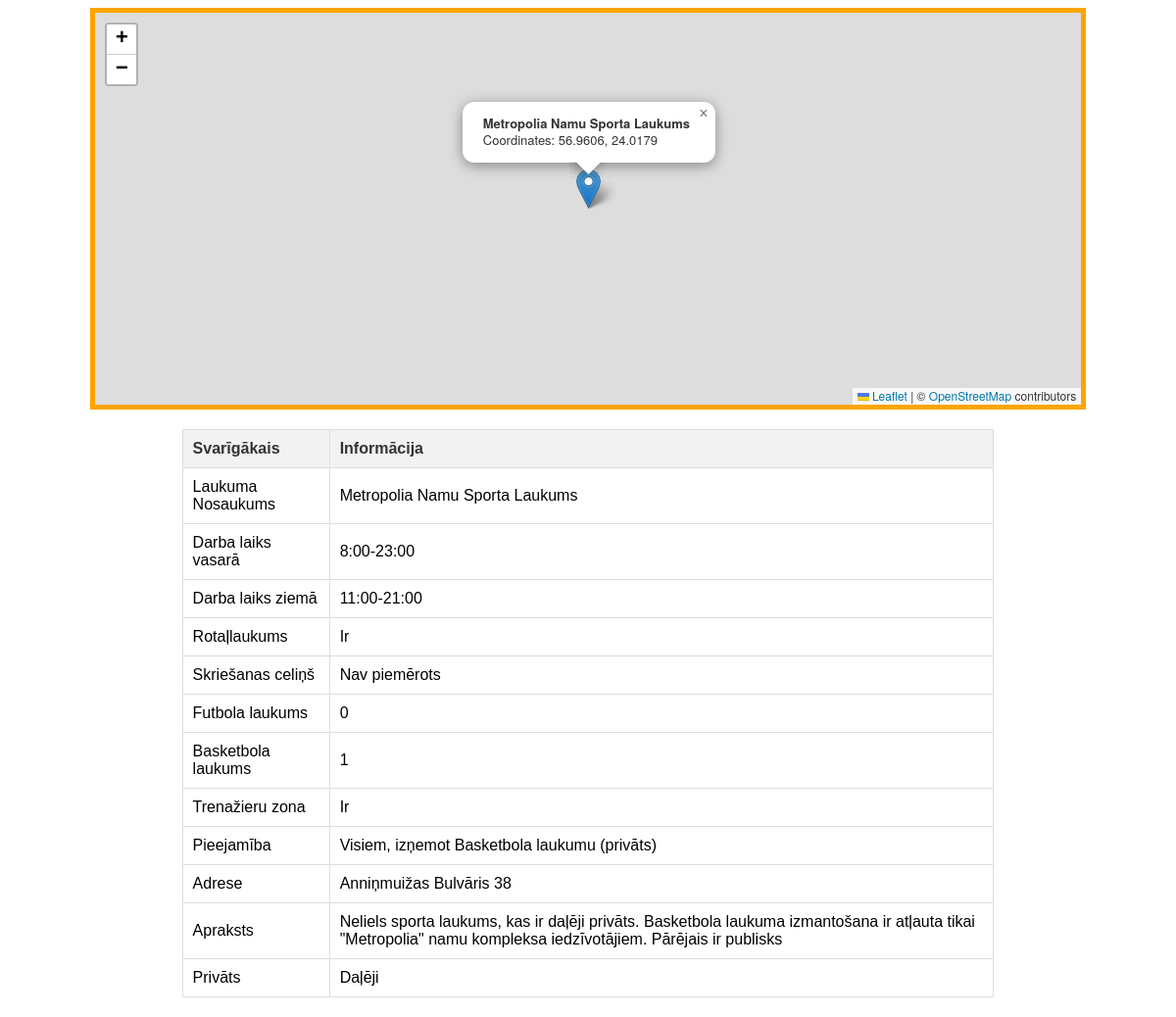
The page /apraksts.php?id_laukums=4 on the database its author committed.
### tables this page shows
CREATE TABLE `sporta_laukums` (
  `id_laukums` int(11) NOT NULL,
  `id_mikrorajons` int(54) NOT NULL,
  `sp_nosaukums` text DEFAULT NULL,
  `longitude` decimal(10,4) DEFAULT NULL,
  `latitude` decimal(10,4) DEFAULT NULL,
  `dl_vasara` varchar(255) DEFAULT NULL,
  `dl_ziema` varchar(255) DEFAULT NULL,
  `rotallaukums` varchar(255) DEFAULT NULL,
  `skriesana` varchar(255) DEFAULT NULL,
  `futbols` int(11) DEFAULT NULL,
  `basketbols` int(11) DEFAULT NULL,
  `tr_zona` varchar(255) DEFAULT NULL,
  `pieejams` varchar(255) DEFAULT NULL,
  `adrese` varchar(255) DEFAULT NULL,
  `apraksts` varchar(255) DEFAULT NULL,
  `privats` varchar(255) DEFAULT NULL,
  `zona_` int(11) DEFAULT NULL
);

### htdocs/apraksts.php (the view, shortened to what this page needs)
<!DOCTYPE html>
<html lang="en">
<head>
    <link rel="stylesheet" href="https://unpkg.com/leaflet@1.7.1/dist/leaflet.css" />
</head>
<body>
    <div id="map"></div>
    <?php
    include("config/db.php");
    if (isset($_GET['id_laukums'])) {
        $selectedId = mysqli_real_escape_string($conn, $_GET['id_laukums']);
        $sql = "SELECT sp_nosaukums, dl_vasara, dl_ziema, rotallaukums, skriesana, futbols, basketbols, tr_zona, pieejams, adrese, apraksts, privats
                FROM sporta_laukums
                WHERE id_laukums = '$selectedId'";
        $result = $conn->query($sql);
        if ($result->num_rows == 1) {
            echo "<table>";
            echo "<tr>";
            echo "<th>Svarīgākais</th><th>Informācija</th>";
            echo "</tr>";
            $row = $result->fetch_assoc();
            $attributeNames = array(
                'sp_nosaukums' => 'Laukuma Nosaukums',
                'dl_vasara' => 'Darba laiks vasarā',
                'dl_ziema' => 'Darba laiks ziemā',
                'rotallaukums' => 'Rotaļlaukums',
                'skriesana' => 'Skriešanas celiņš',
                'futbols' => 'Futbola laukums',
                'basketbols' => 'Basketbola laukums',
                'tr_zona' => 'Trenažieru zona',
                'pieejams' => 'Pieejamība',
                'adrese' => 'Adrese',
                'apraksts' => 'Apraksts',
                'privats' => 'Privāts'
            );
            foreach ($row as $key => $value) {
                echo "<tr>";
                echo "<td>{$attributeNames[$key]}</td><td>$value</td>";
                echo "</tr>";
            }
            echo "</table>";
        } else {
            echo "No data found for Sporta Laukums ID: $selectedId";
        }
    } else {
        echo "ID not specified in the URL";
    }
    ?>
</body>
</html>

### htdocs/apraksts.php (style rules this page uses)
#map { height: 400px; width: 85%; margin: 0 auto; border: 5px solid orange; }
body { font-family: 'Arial', sans-serif; }
table { width: 70%; border-collapse: collapse; margin: 20px auto; }
th, td { border: 1px solid #ddd; padding: 10px; text-align: left; }
th { background-color: #f2f2f2; color: #333; }

### rows shown on the page
sporta_laukums: sp_nosaukums "Metropolia Namu Sporta Laukums", dl_vasara "8:00-23:00", dl_ziema "11:00-21:00", rotallaukums "Ir", skriesana "Nav piemērots", futbols "0", basketbols "1", tr_zona "Ir", pieejams "Visiem, izņemot Basketbola laukumu (privāts)", adrese "Anniņmuižas Bulvāris 38", apraksts "Neliels sporta laukums, kas ir daļēji privāts. Basketbola laukuma izmantošana ir atļauta tikai \"Metropolia\" namu kompleksa iedzīvotājiem. Pārējais ir publisks", privats "Daļēji"

### other values the page prints
$attributeNames[$key] "Laukuma Nosaukums"
$attributeNames[$key] "Darba laiks vasarā"
$attributeNames[$key] "Darba laiks ziemā"
$attributeNames[$key] "Rotaļlaukums"
$attributeNames[$key] "Skriešanas celiņš"
$attributeNames[$key] "Futbola laukums"
$attributeNames[$key] "Basketbola laukums"
$attributeNames[$key] "Trenažieru zona"
$attributeNames[$key] "Pieejamība"
$attributeNames[$key] "Adrese"
$attributeNames[$key] "Apraksts"
$attributeNames[$key] "Privāts"
